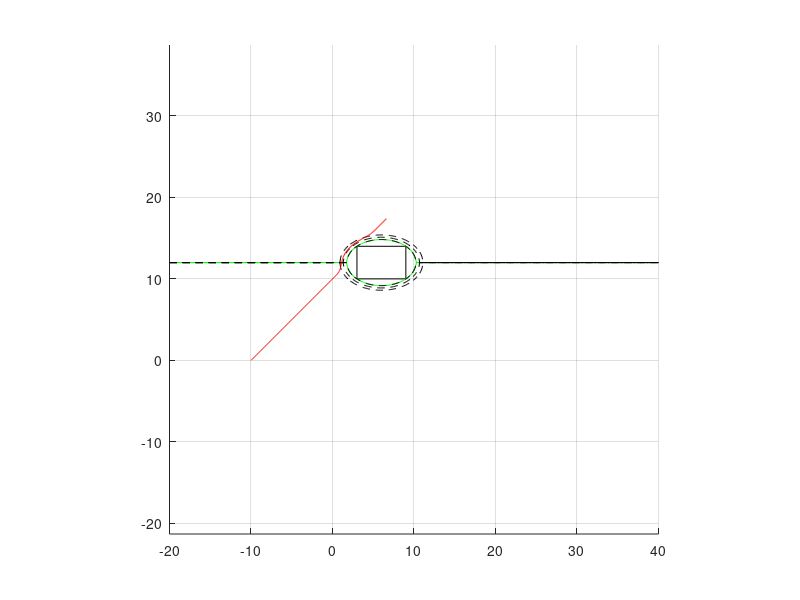

Write MATLAB code to recreate this figure.
clear all;
close all;
clf;
clc;

%Dynamic characteristic of the robot
M=0.1;
B_model=0.1;
kd=2;
ksk=1;
kr=0.15;

number_of_robots=1;

xdot = zeros(number_of_robots,1);
ydot = zeros(number_of_robots,1);

x_pos_new=0;
y_pos_new=0;

%Vector to hold the position history
robot_Trajectory_Vec=[];
OBSTACLE=0;
Chi=0;
Psi=0;
%--------------------------------------------------------------------------




%--------------------------------------------------------------------------
%Staring point of the robot
x1=1;
y1=1;
robot{1}=[-10,0];

%Target point of the robot
x2=18;
y2=18;


% plot([x1 x2],[y1 y2],'r--'),hold on,...
%     plot(x1,y1,'o'),plot(x2,y2,'o'),grid on;

%--------------------------------------------------------------------------
%    Developing the Obstacle
%--------------------------------------------------------------------------
%Drawing ellipses arouond the obstacle
%xa,ya is the origin of the rectangle (bottom left corner as according to matlab rectangle command)
%(x0,y0) is the centre of the rectangle/obstacle
%the ellipse envelops a rectangle with (x0+-v1,y0+-v2) as its vertices

%defining some rectangular obstacles
origin_of_rectangle=[3,10];
width=6;
height=4;

figure(1);
rectangle('Position',[origin_of_rectangle width height],'Curvature',[0.05 0.05]),...
    axis equal,axis([-10 20 -10 20]),hold on

xa=origin_of_rectangle(1);
ya=origin_of_rectangle(2);

v1=width/2;
v2=height/2;
%Center of the obstacle
x0=xa+width/2;   
y0=ya+height/2;

%Plotting the ellipse encircling the obstacle
%defining range for x
x=-20:0.1:40;

A=sqrt(1/(2*(v1^2)));
B=sqrt(1/(2*(v2^2)));

y1=sqrt((1-A^2*(x-x0).^2)/B^2)+y0;
y2=-sqrt((1-A^2*(x-x0).^2)/B^2)+y0;
plot(x,y1,'g',x,y2,'g'),axis tight,grid on,hold on

% B1=0.1:0.1:0.5
% A1=(A/B)*B1

%Defining ellipses around the obstacles
v1_expansion=v1:v1/10:v1*1.25;
A1=sqrt(1./(2*(v1_expansion.^2)));
B1=(B/A)*A1;

for i=1:length(B1)
%     if(B1(i))>B
%         disp('I am here')
%     else
        y1=sqrt((1-A1(i)^2*(x-x0).^2)/B1(i)^2)+y0;
        y2=-sqrt((1-A1(i)^2*(x-x0).^2)/B1(i)^2)+y0;
        plot(x,y1,'--k',x,y2,'--k'),axis tight,grid on,hold on       
%     end
    
end
%--------------------------------------------------------------------------
%--------------------------------------------------------------------------


%Moving the robot with time
% for i=1:number_of_robots

for t=1:600
    t
    dummy=robot(1);
    xy_pos=cell2mat(dummy);
    x_pos=xy_pos(1);
    y_pos=xy_pos(2);
    
    %Calculation of the angle with which robot is approaching the obstacle
    if(t>3)
    robot_Trajectory_Vec{t-2};
    robot_Trajectory_Vec{t-1};
    xy_coordinate=robot_Trajectory_Vec{t-1}-robot_Trajectory_Vec{t-2};
   
    Chi=atan2(y0-y_pos,x0-x_pos);    %Angle between the obstacle centre-robot  and the horizontal
    Psi=atan2(xy_coordinate(2),xy_coordinate(1));   %Robot Heading angle with the horizontal
    end
    
    
    %Contsant force applied on the robots
    fxkdes=0.1;
    fykdes=0.1;
%     fkdes=sqrt(fxkdes^2+fykdes^2);
    %     fyv=0.1+*sin(2*pi*(1/1000)*t);
    
    %---------------------------------------------------------------------    
    %Testing whether the robot is approaching the obstacle
    test=A1(end)^2*(x_pos-x0)^2+B1(end)^2*(y_pos-y0)^2-1;
    
    rk=sqrt(A^2*(x_pos-x0)^2+B^2*(y_pos-y0)^2-1);
    ra=1;
    
% %     %My old conditions with which the code was working
% %     if test<1e-3 
% %         OBSTACLE=1;
% %         %ra=sqrt((x_pos-x0)^2+(y_pos-y0)^2);
% %     else
% %         OBSTACLE=0;
% %     end

%New conditions as defined in the paper 
    if rk<=ra 
        OBSTACLE=1;
        %ra=sqrt((x_pos-x0)^2+(y_pos-y0)^2);
    else
        OBSTACLE=0;
    end


    %---------------------------------------------------------------------    
    %   Defining forces to avoid obstacle
    %---------------------------------------------------------------------    
%     if (OBSTACLE==0)
    if(rk>ra)
        fxkOA=fxkdes;
        fykOA=fykdes;
       
    
%     elseif (OBSTACLE==1) 
    else
%         fxkOA=fxkdes;
%         fykOA=fykdes;
%         
        fxkrc=(B/A)*(y_pos-y0);
        fykrc=-(A/B)*(x_pos-x0);
        fxkrcc=-(B/A)*(y_pos-y0);
        fykrcc=(A/B)*(x_pos-x0);
        
        fkdes=sqrt(fxkdes^2+fykdes^2);
        
        if (mod(Psi-Chi,2*pi)<=pi)   %Psi>=Chi
            fxkr=fxkrc;
            fykr=fykrc;
        elseif (mod(Psi-Chi,2*pi)>pi) %Psi<Chi
            fxkr=fxkrcc;
            fykr=fykrcc;
        end
        
         
            
            
        mod_fkr=sqrt(fxkr^2+fykr^2);
        fxkrn=fxkr/mod_fkr;
        fykrn=fykr/mod_fkr;
        
%         rk=sqrt(A^2*(x_pos-x0)^2+B^2*(y_pos-y0)^2-1);
        fxkOA=fxkdes+((abs(fkdes)*fxkrn)/(rk^2))*(1/rk-1/ra);
        fykOA=fykdes+((abs(fkdes)*fykrn)/(rk^2))*(1/rk-1/ra);
        
    end    
    
    % if(abs(FxkVS(i))>FORCE_THRESHOLD)
    fx = @(t,x) [x(2); (fxkOA-(B_model+kd)*x(2))/M];
    [T,X]=ode45(fx,[0,0.5],[x_pos;xdot]);
    [m,z] = size(X);
    x_pos_new=real(X(m,1));  %we used 'real' to avoid the complex values we get sometime when the solution of the differential equation necomes complex
    xdot=real(X(m,2));
    % end
    
    % if(abs(FykVS(i))>FORCE_THRESHOLD)
    fy = @(t,y) [y(2); (fykOA-(B_model+kd)*y(2))/M];
    [T,Y]=ode45(fy,[0,0.5],[y_pos;ydot]);
    [m,z] = size(Y);
    y_pos_new=real(Y(m,1));
    ydot=real(Y(m,2));
    
    robot{1}=[x_pos_new y_pos_new];
    robot_Trajectory_Vec=[robot_Trajectory_Vec;robot];
    % end
end

robots_trajectory=cell2mat(robot_Trajectory_Vec);
figure(1);
plot(robots_trajectory(:,1),robots_trajectory(:,2),'r-'),hold on, grid on,



